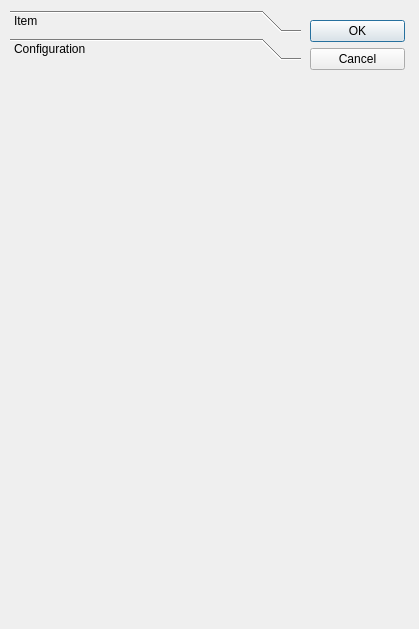
<?xml version="1.0" encoding="UTF-8"?>
<ui version="4.0">
 <class>Creation</class>
 <widget class="QDialog" name="Creation">
  <property name="geometry">
   <rect>
    <x>0</x>
    <y>0</y>
    <width>419</width>
    <height>629</height>
   </rect>
  </property>
  <property name="windowTitle">
   <string>Creation</string>
  </property>
  <widget class="QWidget" name="layoutWidget">
   <property name="geometry">
    <rect>
     <x>310</x>
     <y>20</y>
     <width>95</width>
     <height>106</height>
    </rect>
   </property>
   <layout class="QVBoxLayout" name="VLayout_0">
    <property name="spacing">
     <number>6</number>
    </property>
    <property name="leftMargin">
     <number>0</number>
    </property>
    <property name="topMargin">
     <number>0</number>
    </property>
    <property name="rightMargin">
     <number>0</number>
    </property>
    <property name="bottomMargin">
     <number>0</number>
    </property>
    <item>
     <widget class="QPushButton" name="okButton">
      <property name="text">
       <string>OK</string>
      </property>
     </widget>
    </item>
    <item>
     <widget class="QPushButton" name="cancelButton">
      <property name="text">
       <string>Cancel</string>
      </property>
     </widget>
    </item>
    <item>
     <spacer>
      <property name="orientation">
       <enum>Qt::Vertical</enum>
      </property>
      <property name="sizeHint" stdset="0">
       <size>
        <width>20</width>
        <height>40</height>
       </size>
      </property>
     </spacer>
    </item>
   </layout>
  </widget>
  <widget class="QToolBox" name="pagination">
   <property name="geometry">
    <rect>
     <x>10</x>
     <y>10</y>
     <width>291</width>
     <height>601</height>
    </rect>
   </property>
   <property name="currentIndex">
    <number>1</number>
   </property>
   <widget class="QWidget" name="Item">
    <property name="geometry">
     <rect>
      <x>0</x>
      <y>0</y>
      <width>291</width>
      <height>539</height>
     </rect>
    </property>
    <attribute name="label">
     <string>Item</string>
    </attribute>
    <widget class="QWidget" name="verticalLayoutWidget">
     <property name="geometry">
      <rect>
       <x>10</x>
       <y>0</y>
       <width>261</width>
       <height>526</height>
      </rect>
     </property>
     <layout class="QVBoxLayout" name="VLayout_1">
      <item>
       <widget class="QLabel" name="item_outputLabel">
        <property name="text">
         <string>&lt;html&gt;&lt;head/&gt;&lt;body&gt;&lt;p&gt;&lt;span style=&quot; font-weight:600; color:#c5220d;&quot;&gt;&lt;/span&gt;&lt;/p&gt;&lt;/body&gt;&lt;/html&gt;</string>
        </property>
       </widget>
      </item>
      <item>
       <spacer name="verticalSpacer">
        <property name="orientation">
         <enum>Qt::Vertical</enum>
        </property>
        <property name="sizeHint" stdset="0">
         <size>
          <width>20</width>
          <height>40</height>
         </size>
        </property>
       </spacer>
      </item>
      <item>
       <layout class="QFormLayout" name="FLayout_1_1">
        <item row="1" column="0">
         <widget class="QLabel" name="item_form_quantityLabel">
          <property name="text">
           <string>Quantity</string>
          </property>
         </widget>
        </item>
        <item row="1" column="1">
         <widget class="QSpinBox" name="item_form_quantitySpinbox"/>
        </item>
        <item row="2" column="0">
         <widget class="QLabel" name="item_form_nameLabel">
          <property name="text">
           <string>Name</string>
          </property>
         </widget>
        </item>
        <item row="2" column="1">
         <widget class="QLineEdit" name="item_form_nameEdit"/>
        </item>
        <item row="3" column="0">
         <widget class="QLabel" name="item_form_barcodeLabel">
          <property name="text">
           <string>Barcode</string>
          </property>
         </widget>
        </item>
        <item row="3" column="1">
         <widget class="QLineEdit" name="item_form_barcodeEdit"/>
        </item>
        <item row="4" column="0">
         <widget class="QLabel" name="item_form_manufacturerLabel">
          <property name="text">
           <string>Manufacturer</string>
          </property>
         </widget>
        </item>
        <item row="4" column="1">
         <widget class="QLineEdit" name="item_form_manufacturerEdit"/>
        </item>
        <item row="5" column="0">
         <widget class="QLabel" name="item_form_providerLabel">
          <property name="text">
           <string>Provider</string>
          </property>
         </widget>
        </item>
        <item row="5" column="1">
         <widget class="QLineEdit" name="item_form_providerEdit"/>
        </item>
        <item row="6" column="0">
         <widget class="QLabel" name="item_form_descriptionLabel">
          <property name="text">
           <string>Description</string>
          </property>
         </widget>
        </item>
        <item row="6" column="1">
         <widget class="QTextEdit" name="item_form_descriptionEdit"/>
        </item>
        <item row="7" column="0">
         <widget class="QLabel" name="item_form_restockLabel">
          <property name="text">
           <string>Restock</string>
          </property>
         </widget>
        </item>
        <item row="7" column="1">
         <widget class="QSpinBox" name="item_form_restockSpinbox">
          <property name="minimum">
           <number>1</number>
          </property>
         </widget>
        </item>
        <item row="8" column="0">
         <widget class="QLabel" name="item_form_categoryLabel">
          <property name="text">
           <string>Category</string>
          </property>
         </widget>
        </item>
        <item row="8" column="1">
         <widget class="QComboBox" name="item_form_categoryCB"/>
        </item>
        <item row="9" column="0">
         <widget class="QLabel" name="item_form_contactLabel">
          <property name="text">
           <string>Contact</string>
          </property>
         </widget>
        </item>
        <item row="9" column="1">
         <widget class="QComboBox" name="item_form_contactCB"/>
        </item>
       </layout>
      </item>
     </layout>
    </widget>
   </widget>
   <widget class="QWidget" name="Configuration">
    <property name="geometry">
     <rect>
      <x>0</x>
      <y>0</y>
      <width>291</width>
      <height>539</height>
     </rect>
    </property>
    <attribute name="label">
     <string>Configuration</string>
    </attribute>
   </widget>
  </widget>
 </widget>
 <resources/>
 <connections>
  <connection>
   <sender>cancelButton</sender>
   <signal>clicked()</signal>
   <receiver>Creation</receiver>
   <slot>reject()</slot>
   <hints>
    <hint type="sourcelabel">
     <x>330</x>
     <y>66</y>
    </hint>
    <hint type="destinationlabel">
     <x>197</x>
     <y>125</y>
    </hint>
   </hints>
  </connection>
 </connections>
</ui>
